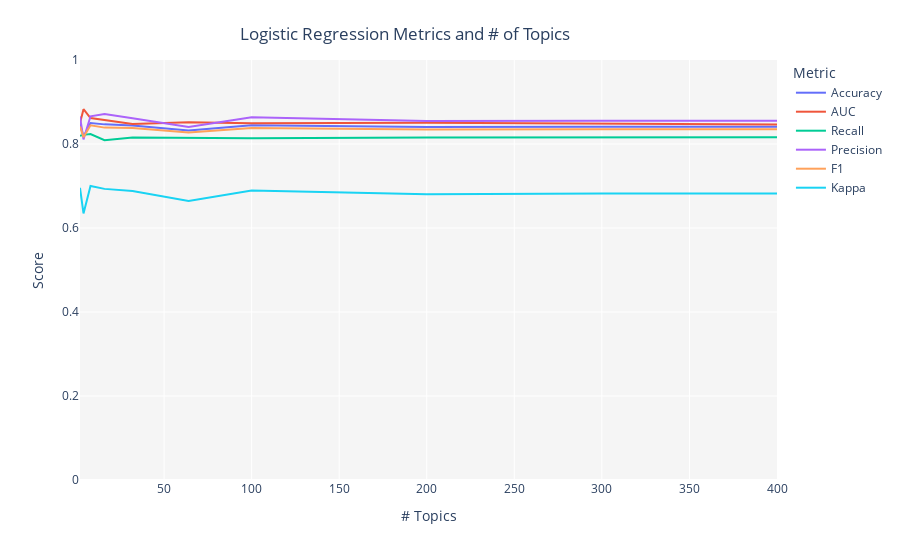

Write notebook code for a chart like this one.
### Code cell
lda_tuned = tune_model("lda", supervised_target = 'status')

### Figure 1 — Plotly figure (JSON) as saved in the notebook; plotly's stock layout.template omitted (floating-point values rounded to 4 significant figures)
{"data": [{"hovertemplate": "Metric=Accuracy<br># Topics=%{x}<br>Score=%{y}<extra></extra>", "legendgroup": "Accuracy", "line": {"color": "#636efa", "dash": "solid", "shape": "linear"}, "marker": {"symbol": "circle"}, "mode": "lines", "name": "Accuracy", "orientation": "v", "showlegend": true, "type": "scatter", "x": [2, 4, 8, 16, 32, 64, 100, 200, 300, 400], "xaxis": "x", "y": [0.8479, 0.8174, 0.8501, 0.8467, 0.8442, 0.8322, 0.8447, 0.8404, 0.8412, 0.8412], "yaxis": "y"}, {"hovertemplate": "Metric=AUC<br># Topics=%{x}<br>Score=%{y}<extra></extra>", "legendgroup": "AUC", "line": {"color": "#EF553B", "dash": "solid", "shape": "linear"}, "marker": {"symbol": "circle"}, "mode": "lines", "name": "AUC", "orientation": "v", "showlegend": true, "type": "scatter", "x": [2, 4, 8, 16, 32, 64, 100, 200, 300, 400], "xaxis": "x", "y": [0.8498, 0.8829, 0.8618, 0.8569, 0.8477, 0.852, 0.8492, 0.8503, 0.8479, 0.8463], "yaxis": "y"}, {"hovertemplate": "Metric=Recall<br># Topics=%{x}<br>Score=%{y}<extra></extra>", "legendgroup": "Recall", "line": {"color": "#00cc96", "dash": "solid", "shape": "linear"}, "marker": {"symbol": "circle"}, "mode": "lines", "name": "Recall", "orientation": "v", "showlegend": true, "type": "scatter", "x": [2, 4, 8, 16, 32, 64, 100, 200, 300, 400], "xaxis": "x", "y": [0.8194, 0.8217, 0.8238, 0.809, 0.8155, 0.8143, 0.8137, 0.8152, 0.8161, 0.8161], "yaxis": "y"}, {"hovertemplate": "Metric=Precision<br># Topics=%{x}<br>Score=%{y}<extra></extra>", "legendgroup": "Precision", "line": {"color": "#ab63fa", "dash": "solid", "shape": "linear"}, "marker": {"symbol": "circle"}, "mode": "lines", "name": "Precision", "orientation": "v", "showlegend": true, "type": "scatter", "x": [2, 4, 8, 16, 32, 64, 100, 200, 300, 400], "xaxis": "x", "y": [0.8654, 0.8109, 0.866, 0.8714, 0.8616, 0.8408, 0.8638, 0.8548, 0.8555, 0.8555], "yaxis": "y"}, {"hovertemplate": "Metric=F1<br># Topics=%{x}<br>Score=%{y}<extra></extra>", "legendgroup": "F1", "line": {"color": "#FFA15A", "dash": "solid", "shape": "linear"}, "marker": {"symbol": "circle"}, "mode": "lines", "name": "F1", "orientation": "v", "showlegend": true, "type": "scatter", "x": [2, 4, 8, 16, 32, 64, 100, 200, 300, 400], "xaxis": "x", "y": [0.8418, 0.8163, 0.8444, 0.839, 0.8379, 0.8273, 0.838, 0.8345, 0.8353, 0.8353], "yaxis": "y"}, {"hovertemplate": "Metric=Kappa<br># Topics=%{x}<br>Score=%{y}<extra></extra>", "legendgroup": "Kappa", "line": {"color": "#19d3f3", "dash": "solid", "shape": "linear"}, "marker": {"symbol": "circle"}, "mode": "lines", "name": "Kappa", "orientation": "v", "showlegend": true, "type": "scatter", "x": [2, 4, 8, 16, 32, 64, 100, 200, 300, 400], "xaxis": "x", "y": [0.6956, 0.6348, 0.7, 0.6931, 0.6882, 0.6642, 0.6891, 0.6806, 0.6821, 0.6821], "yaxis": "y"}], "layout": {"legend": {"title": {"text": "Metric"}, "tracegroupgap": 0}, "margin": {"t": 60}, "plot_bgcolor": "rgb(245,245,245)", "title": {"text": "Logistic Regression Metrics and # of Topics", "x": 0.45, "xanchor": "center", "y": 0.95, "yanchor": "top"}, "xaxis": {"anchor": "y", "domain": [0, 1], "title": {"text": "# Topics"}}, "yaxis": {"anchor": "x", "domain": [0, 1], "range": [0, 1], "title": {"text": "Score"}}}}
